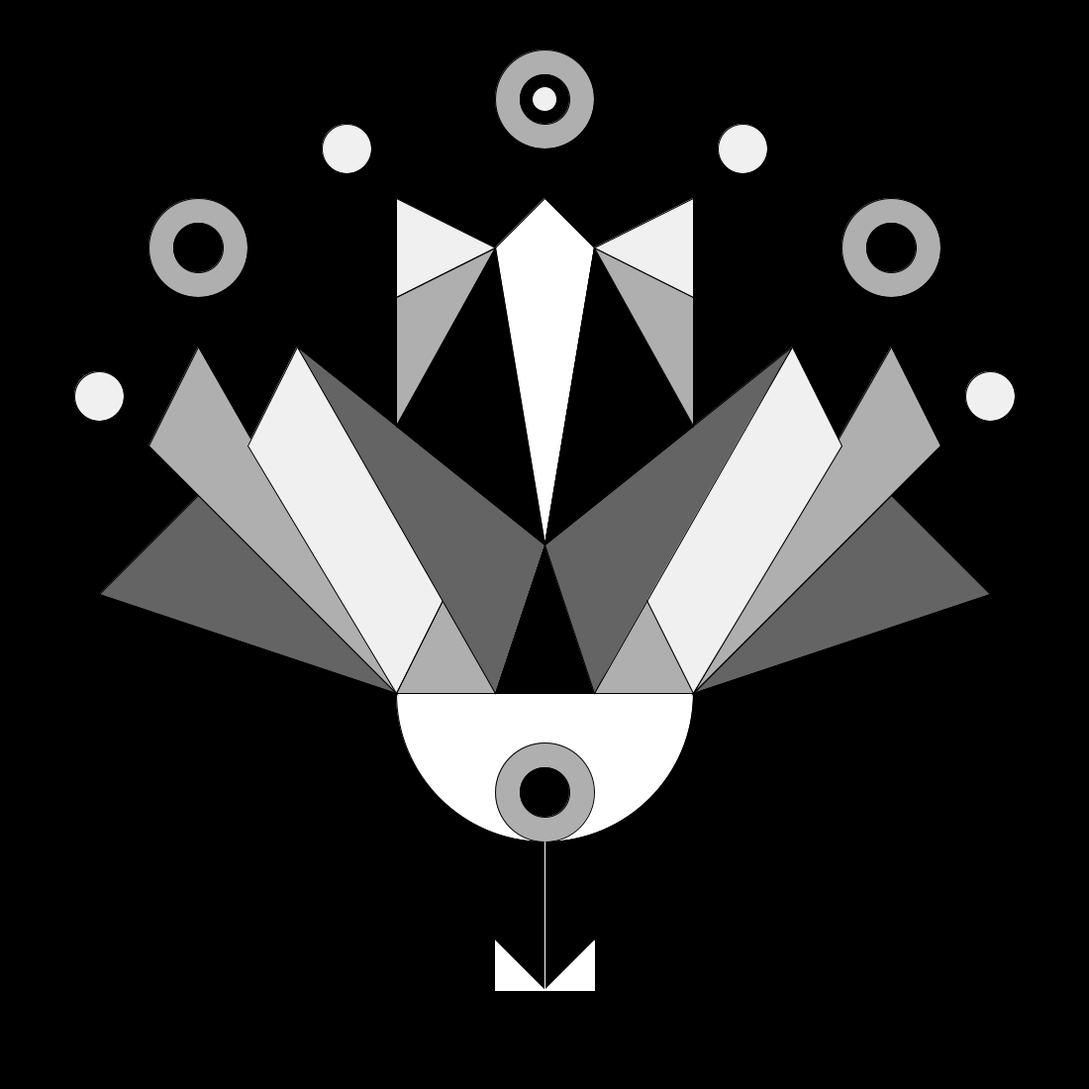
Frame 1 (no input)
Frame 60 (the mouse pressed at the canvas centre just before this capture): identical to frame 1, image omitted
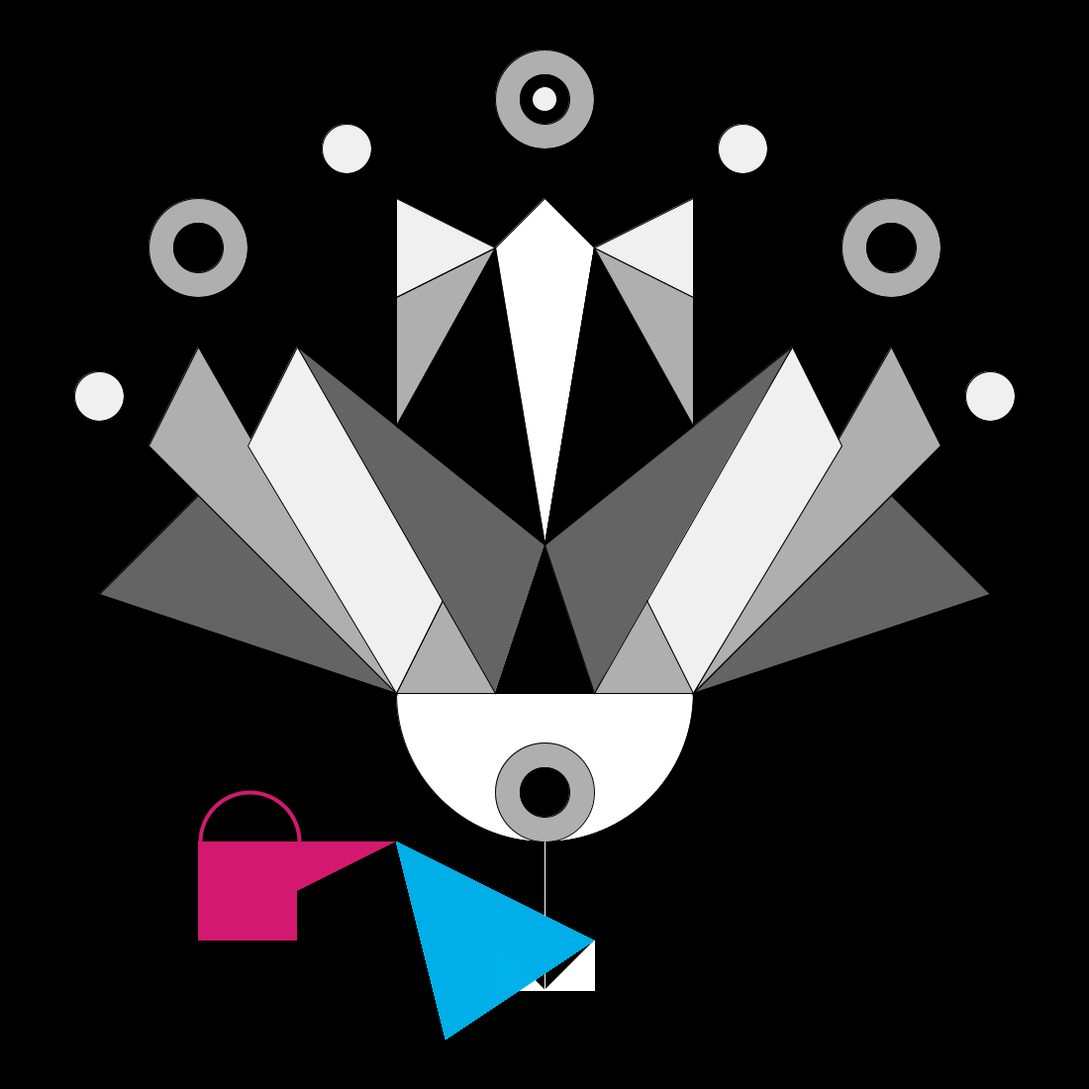
Frame 120 (the mouse held since frame 60 and released just before this capture)

The Processing sketch that drew these frames (run headless with seeded random() and noise(); from frame 60 on, the mouse is pressed at the canvas centre):

// Processing sketch: processing_56081
// ── processing_56081.pde



void setup (){
  size (1100, 1100);
  smooth ();
  background (0);
}

void draw(){
  background (0);

strokeWeight (1);
stroke (0);
int x = 500; // x-coordinate
int y = 600; // y-coordinate
int radius = 300; // bulb radius
int fs = 50; // floating seed radius
int triHeight = y+350; //base petal height

//flower bulb base
ellipseMode (CENTER);
fill (255);
ellipse (x +50, y +100, radius, radius);
fill (175);
ellipse (x +50, y +200, radius - 200, radius -200);
fill (0);
ellipse (x +50, y +200, radius -250, radius-250);


//flower stalk + base
stroke (255);
line (x+50, y+250, x+50, y+400); //stalk
fill (255);
triangle (x, y+400, x + 50, y+400, x, triHeight); // left base petal
fill (255);
triangle (x +100, y + 400, x+100, triHeight, x+50, y+400);//right base petal

//upright base triangles
stroke (0);
fill (175);
triangle (x - 100, y+100, x, y+100, x-50, y);
fill (0);
triangle (x, y +100, x+100, y+100, x+50, y-50);
fill (175);
triangle (x+100, y+100, x+200, y+100, x+150, y);

//exterior petals

stroke (0);
//left
fill (100);
triangle (x-400, y, x-300, y-100, x-100, y+100);
fill (175);
triangle (x-300, y-250, x-100, y+100, x-350, y-150);
//right
fill (100);
triangle (x+200, y+100, x*2, y, x+400, y-100);
fill (175);
triangle (x+200, y+100, x+450, y-150, x+400, y-250);

//centre diamond
fill (255);
quad (x+50, y/3, x+100, y-350, x+50, y-50, x, y-350);

//quad petals
//left
fill (240);
quad (x/2, y-150, x-200, y-250, x-50, y, x-100, y+100);
//right
fill (240);
quad (x+300, y-250, x+350, y-150, x+200, y+100, x+150, y);

//inner triangles
fill (100);
triangle (x, y+100, x+50, y-50, x-200, y-250);
triangle (x +100, y+100, x+50, y-50, x+300, y-250);
fill(0);
triangle (x+50, y-50, x, y-350, x-100, y-170);
triangle (x+50, y-50, x+100, y-350, x+200, y-170);

//top triangles
fill (175);
triangle (x-100, y-170, x-100, y/2, x, y-350);
triangle (x+100, y-350, x+200, y/2, x+200, y-170);
fill (240);
triangle (x, y-350, x-100, y/2, x-100, y/3);
triangle (x+100, y-350, x+200, y/3, x+200, y/2);

//floating seeds

ellipse (x/5, y-200, fs, fs);
ellipse (x*2, y-200, fs, fs);
ellipse (x-150, y-450, fs, fs);
ellipse (x +250, y-450, fs, fs);

fill (175);
ellipse (x-300, y-350, fs*2, fs*2);
fill (0);
ellipse (x-300, y-350, fs, fs);

fill (175);
ellipse (x+50, y/6, fs*2, fs*2);
fill (0);
ellipse (x+50, y/6, fs, fs);
fill (240);
ellipse (x+50, y/6, fs/2, fs/2);

fill (175);
ellipse (x+400, y-350, fs*2, fs*2);
fill(0);
ellipse (x+400, y-350, fs, fs);





  int xwc=mouseX; // also 500
  int ywc=mouseY; // also 500
  
  

  noStroke();
  fill (210, 25, 111);  
rect (xwc-350, ywc+300, 100, 100);
triangle (xwc-250, ywc+300, xwc-150, ywc+300, xwc-250, ywc+350);
noFill ();
strokeWeight (4);
stroke (210, 25, 111);
ellipseMode (CENTER);
ellipse (xwc-298, ywc+300, 100, 100);



//mouse click
  if (mousePressed == true) {


 
   
for (int a = mouseX; a <= height; a += 40) {
for (int b = mouseY; b <= width; b += 40) {
  fill (0, 175, 231, 100);
  noStroke();
  triangle (xwc-150, ywc +300, xwc+50, ywc+400, xwc-100, ywc+500);
}
}
}
}
